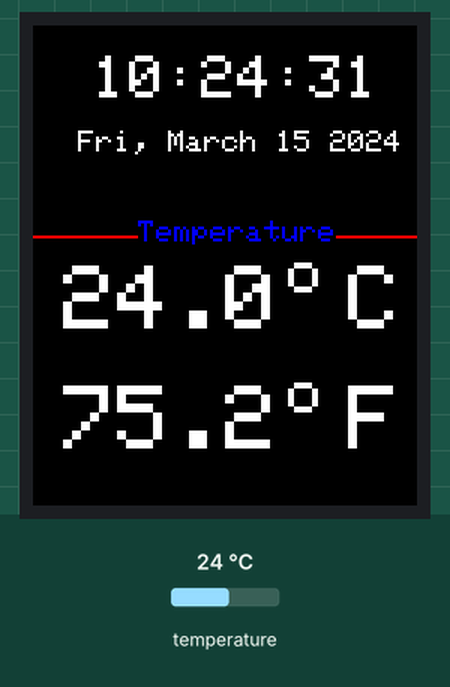
Recording of a sketch running on a simulated Arduino Uno, built with avr-gcc and run on an emulated ATmega328P. Shown: 128×160 colour display. The inputs (shaded band) are chosen by the test bench; at power-on: temperature 24 °C. The local clock reads 2024-03-15 10:24:30 at power-on unless the sketch sets it.

Above: at 1.3 s.
1.4 s: temperature set to 12 °C
At 3.6 s:
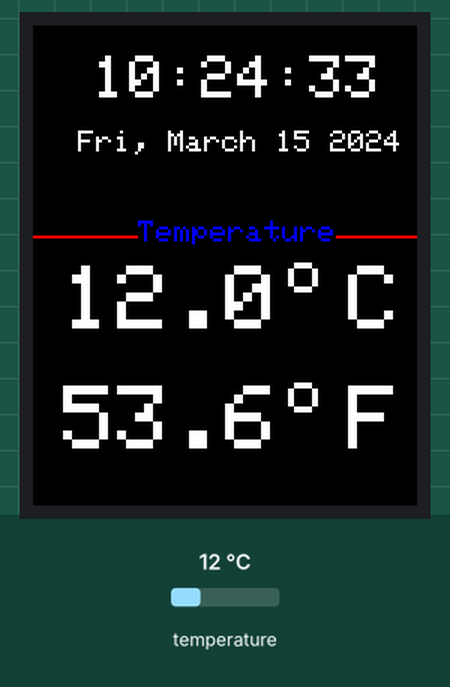
4.4 s: temperature set to 19 °C
At 6.8 s:
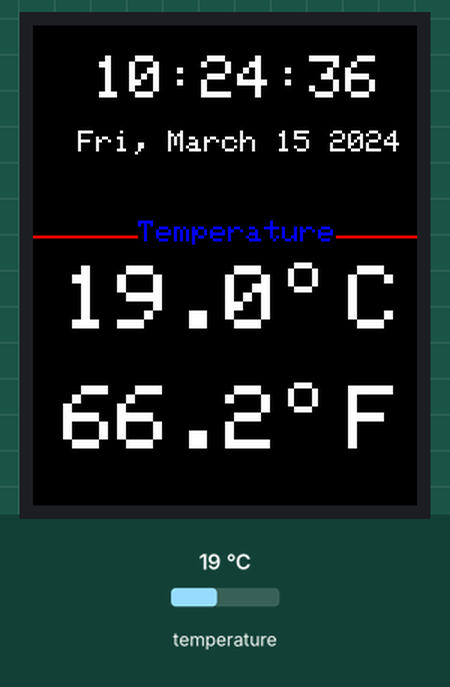
7.4 s: temperature set to 28 °C
At 8.8 s:
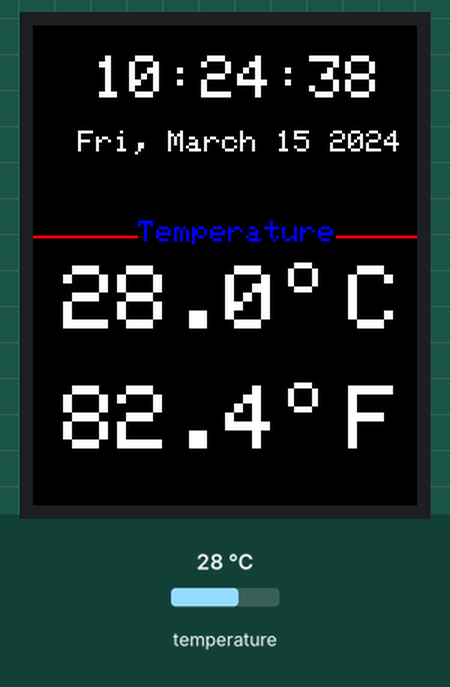
Timing chart, 0 to 10.4 s (numbered marks = the images above; inputs shaded):
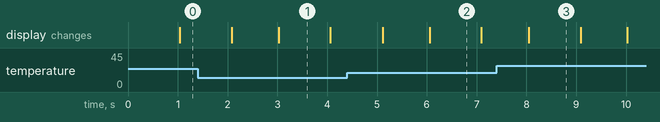

The sketch:

cs49CRTCproject.ino
```cpp
#include <Adafruit_ST7735.h> //library for the 1.8 TFT ST7735
#include "Sodaq_DS3231.h" //library used for rtc DS3231
#include <Wire.h>
#define TFT_CS     10
#define TFT_DC     9
#define TFT_RST    8

//create object Adafruit_ST7735 (constructor specified in Adafruit_ST7735 library)
Adafruit_ST7735 screen = Adafruit_ST7735(TFT_CS,  TFT_DC, TFT_RST);

//prototypes
void setUpScreen();
void setText(char *text, uint16_t color, int16_t x, int16_t y, uint8_t textSize);
float CToF(float celcius);
String getDayOfWeekString(uint8_t );
String getMonthString(uint8_t);
void stringToCharArray(char * arrayDestination, int size, String string);

//constant strings
char const * TEMP = "Temperature";
char const * DEGREE_SYMBOL = "o";
char const * CELSIUS = "C";
char const * FAHRENHEIT = "F";

/*
 * hold data for the device
 */
struct time {
  float currentCtemperature;
  float previousCTemperature;
  int currentSecond;
  int previousSecond;
  char timeString[50];
  char dateString[50];
  char tempCString[10];
  char tempFString[10];
};
 //initialize struct time
struct time timeControl = {0, 0, 0, 0,"","","",""};
void setup ()
{
  Serial.begin(57600);
  rtc.begin(); //Initializes the internal RTC, rtc is defined in Sodag_DS3231.h : extern Sodaq_DS3231 rtc;
  Wire.begin();
  setUpScreen();//set up screen with colors and fixed texts
  //setManualTime();
}

uint32_t old_ts;

void loop ()
{
  rtc.convertTemperature(); //convert current temp to register
  timeControl.currentCtemperature = rtc.getTemperature();

  DateTime currentTime = rtc.now(); //get the current date-time
  uint32_t ts = currentTime.getEpoch();

  if (old_ts == 0 || old_ts != ts) {
    old_ts = ts;
    timeControl.currentSecond = currentTime.second();
    if (timeControl.currentSecond != timeControl.previousSecond)
    {
      timeControl.previousSecond = timeControl.currentSecond;
      /*
         Arduino's String object
      */
      //ex: 12:04:05
      String timeText = String(currentTime.hour());
      if (currentTime.minute() < 10)
      {
        timeText = timeText + ":0" + String(currentTime.minute());
      } else
      {
        timeText = timeText + ":" + String(currentTime.minute());
      }

      if (currentTime.second() < 10)
      {
        timeText = timeText + ":0" + String(currentTime.second());
      } else
      {
        timeText = timeText + ":" + String(currentTime.second());
      }

      //ex Thurs, May 4 2017
      String dateText = getDayOfWeekString(currentTime.dayOfWeek())
                        + ", "
                        + getMonthString(currentTime.month())
                        + " "
                        + String(currentTime.date())
                        + " "
                        + String(currentTime.year());


      //hours.toCharArray(timeString, 100);
      stringToCharArray(timeControl.timeString, 50, timeText);
      screen.fillRect(0, 0, 160, 65, ST7735_BLACK);
      setText(timeControl.timeString, ST7735_WHITE, 20, 10, 2);

      stringToCharArray(timeControl.dateString, 50, dateText);
      //dateString.toCharArray(dateString, 30);
      setText(timeControl.dateString, ST7735_WHITE, 15, 35, 1);
    }

    if (timeControl.currentCtemperature != timeControl.previousCTemperature)
    {
      timeControl.previousCTemperature = timeControl.currentCtemperature;

      String temperatureCString = String(timeControl.currentCtemperature, 1); // using a float and the decimal places
      stringToCharArray(timeControl.tempCString, 10, temperatureCString);

      //update F temperature according to change of C temperature
      String temperatureFString = String(CtoF(timeControl.currentCtemperature), 1); // using a float and the decimal places
      stringToCharArray(timeControl.tempFString, 10, temperatureFString);

      //print the text  of temperature store on temperatureChar to the screen
      screen.fillRect(0, 75, 128, 30, ST7735_BLACK);
      setText(timeControl.tempCString, ST7735_WHITE, 10, 80, 3);
      setText(DEGREE_SYMBOL, ST7735_WHITE, 85, 75, 2);
      setText(CELSIUS, ST7735_WHITE, 105, 80, 3);


      //print the text  of temperature store on temperatureChar to the screen
      screen.fillRect(0, 115, 128, 30, ST7735_BLACK);
      setText(timeControl.tempFString, ST7735_WHITE, 10, 120, 3);
      setText(DEGREE_SYMBOL, ST7735_WHITE, 85, 115, 2);
      setText(FAHRENHEIT, ST7735_WHITE, 105, 120, 3);
    }
  }
  delay(100); //delay each loop for 1 second
}
void setUpScreen() {
  //initialize the TFT screen
  screen.initR(INITR_BLACKTAB);
  //fill the screen with black color
  screen.fillScreen(ST7735_BLACK);

  /*
     print
     ____________Temperature____________
  */
  screen.drawFastHLine( 0,  70,  35,  ST7735_RED);
  setText(TEMP, ST7735_BLUE, 35, 65, 1);
  screen.drawFastHLine( 101,  70,  27,  ST7735_RED);
}

/**
 * convert to farenheight
 */
float CtoF(float celsiusTemp) {
  return (celsiusTemp * 1.8) + 32;
}
/**
 * set time manually
 */
void setManualTime()
{
  rtc.setDateTime(DateTime(2017, 5, 4, 10, 51, 55, 4));
}

/**
 * set color, position and size to text
 * and print to the screen
 */
void setText(char *text, uint16_t color, int16_t x, int16_t y, uint8_t textSize)
{
  /*
     folowing methods defined in Adafruit_GFX.h library
     Adafruit_ST7735 is derived form Adafruit_GFX.h
     we can call these methods using Adafruit_ST7735 object.
  */
  screen.setTextColor(color);//set text color
  screen.setTextSize(textSize); //set textsize
  screen.setCursor(x, y); //set coordinate
  /*
    print method is defined in Print.h library
    Adafruit_GFX is derived from Print.h
    size_t print(char);
  */
  screen.print(text); //print text on the screen
}

/**
 * convert String object (Arduino) to char array
 */
void stringToCharArray(char * arrayDestination, int size, String string) {
  //using toCharArray(char[], size) of String class
  string.toCharArray(arrayDestination, size);
}

/*
   get month in string form given month number
*/
String getMonthString(uint8_t i) {
  switch (i)
  {
    case 1: return "January";
      break;
    case 2: return "Febuary";
      break;
    case 3: return "March";
      break;
    case 4: return "April";
      break;
    case 5: return "May";
      break;
    case 6: return "June";
      break;
    case 7: return "July";
      break;
    case 8: return "August";
      break;
    case 9: return "september";
      break;
    case 10: return "October";
      break;
    case 11: return "November";
      break;
    case 12: return "December";
      break;
    default: return "December";
      break;
  }
}

/*
   get day of the week in string form given it's number
*/
String getDayOfWeekString(uint8_t i)
{
  switch (i)
  {
    case 1: return "Mon";
      break;
    case 2: return "Tue";
      break;
    case 3: return "Wed";
      break;
    case 4: return "Thurs";
      break;
    case 5: return "Fri";
      break;
    case 6: return "Sat";
      break;
    case 7: return "Sun";
      break;
    default: return "Sun";
      break;
  }
}
```

Measured:
- what the display in image 1 shows lasts 1.1 s, from 3.0 s to 4.1 s
